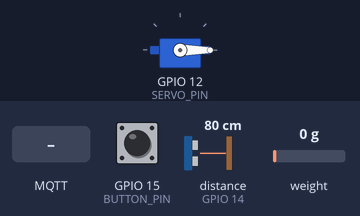
A sketch run on a simulated ESP32. On the bench: servo. Wiring (inferred from the names in the program): ultrasonic range finder: trigger GPIO 13; echo GPIO 14. Inputs (shaded band) come from the test bench; at power-on: GPIO 15 (BUTTON_PIN) HIGH, distance to the obstacle (sensor on GPIO 14) 80 cm, weight on the scale 0 g. The echo pulse lasts 58.3 µs per cm; WiFi joins after 1.5 s; servers stay silent unless stated; network time is answered at once with the bench clock; the local clock reads 2024-03-15 10:24:30 at power-on unless the sketch sets it; no MQTT or app messages arrive unless stated; what the sketch prints to the serial monitor is not drawn.

Above: at 3.7 s.
3.8 s: GPIO 15 (BUTTON_PIN) pulled LOW for 3.2 s
At 4.6 s:
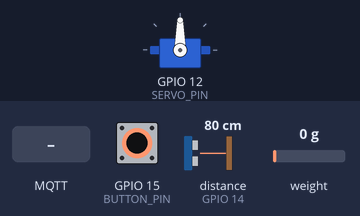
9.3 s: distance to the obstacle (sensor on GPIO 14) set to 2 cm
At 11.1 s:
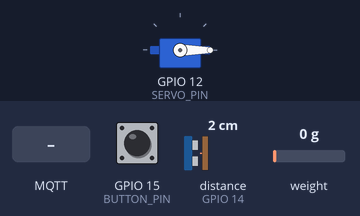
12.3 s: MQTT message "FEED" arrives on the first subscribed topic
At 13.1 s:
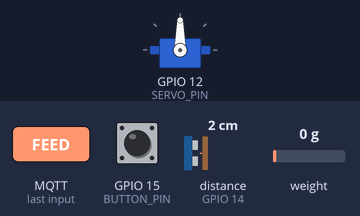
13.8 s: distance to the obstacle (sensor on GPIO 14) set to 9 cm
At 14.9 s:
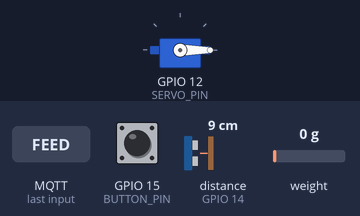
15.3 s: distance to the obstacle (sensor on GPIO 14) set to 4 cm
At 15.9 s:
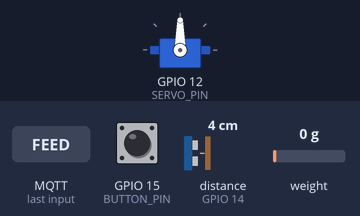
18.3 s: distance to the obstacle (sensor on GPIO 14) set to 8 cm
At 19.4 s:
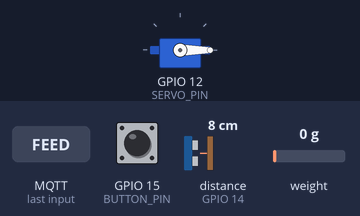
Timing chart, 0 to 20.8 s (numbered marks = the images above; inputs shaded):
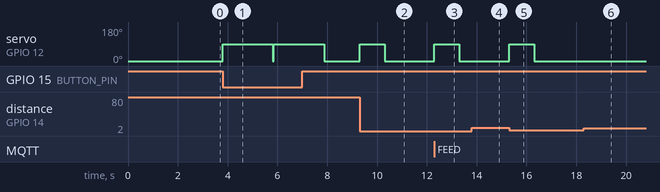

The sketch:

ldpc.ino
```cpp
#include <ESP32Servo.h> // Use ESP32Servo instead of Servo
#include "HX711.h"
#include <WiFi.h>
#include <NTPClient.h>
#include <WiFiUdp.h>
#include <PubSubClient.h> // MQTT library

#define TRIG_PIN 13 // HC-SR04 trigger pin
#define ECHO_PIN 14 // HC-SR04 echo pin
#define BUTTON_PIN 15 // Pin for manual feed button
#define SERVO_PIN 12 // Pin for servo motor
#define DISTANCE_THRESHOLD 5 // Pet detection threshold in cm

HX711 scale; // Initialize the load cell

Servo feederServo;

long duration;
int distance;
const int servoOpenAngle = 90; // Angle to dispense food
const int servoCloseAngle = 0; // Angle to close feeder

// Scheduling variables
int scheduledHour[2] = {9, 18}; // Default scheduled times (9 AM, 6 PM)
int scheduledMinute[2] = {0, 0}; // Default scheduled minutes
bool isScheduledFeed[2] = {false, false}; // Whether to feed at scheduled times

// WiFi and NTP setup for time management
const char* ssid = "Twenty-three";
const char* password = "23232323";

WiFiUDP ntpUDP;
NTPClient timeClient(ntpUDP, "pool.ntp.org", 25200, 60000); // Adjust timezone offset

// Timing variables
unsigned long lastAutoFeedTime = 0;
unsigned long lastPetDetectTime = 0;
unsigned long lastButtonCheckTime = 0;
unsigned long buttonDebounceDelay = 1000; // Debounce delay for button
unsigned long petDetectInterval = 5000;  // Interval to check for pet again
unsigned long autoFeedInterval = 60000;   // Interval to prevent multiple auto-feeds

// MQTT setup
const char* mqttServer = "20.205.20.59"; // Replace with MQTT broker IP
const int mqttPort = 1883;
const char* mqttUser = ""; // Optional for local brokers
const char* mqttPassword = ""; // Optional for local brokers
const char* feedTopic = "petfeeder/manualFeed"; // MQTT topic for manual feed
const char* scheduleTopic = "petfeeder/schedule";

WiFiClient espClient;
PubSubClient client(espClient);

void setup() {
  Serial.begin(115200);

  // Set up pins
  pinMode(TRIG_PIN, OUTPUT);
  pinMode(ECHO_PIN, INPUT);
  pinMode(BUTTON_PIN, INPUT_PULLUP);

  // Set up servo
  feederServo.attach(SERVO_PIN);
  feederServo.write(servoCloseAngle); // Keep feeder closed initially

  // Initialize load cell
  scale.begin(19, 21); // DOUT, SCK pins for HX711
  scale.set_scale(1000.f); // Calibration factor (adjust based on your setup)
  scale.tare(); // Reset the scale

  // Initialize WiFi and NTP
  Serial.print("Connecting to WiFi");
  WiFi.begin(ssid, password);  // Start Wi-Fi
  while (WiFi.status() != WL_CONNECTED) {
    delay(100);
    Serial.print(".");
  }
  Serial.println(" Connected!");

  // Initialize MQTT
  client.setServer(mqttServer, mqttPort);
  client.setCallback(mqttCallback);

  timeClient.begin();
}

// Timing variable for distance printing
unsigned long lastDistancePrintTime = 0; // Last time the distance was printed
const unsigned long distancePrintInterval = 1000; // Interval for printing distance (in milliseconds)

// In your loop function
void loop() {
    if (!client.connected()) {
        reconnectMQTT();
    }
    client.loop();

    unsigned long currentMillis = millis();

    // Reconnect to WiFi if disconnected
    if (WiFi.status() != WL_CONNECTED) {
        Serial.print("Reconnecting to WiFi...");
        WiFi.begin(ssid);
        delay(1000); // Allow some time for reconnection attempt
    }

    timeClient.update();

    int hours = timeClient.getHours();
    int minutes = timeClient.getMinutes();

    // Check for scheduled auto-feed times
    for (int i = 0; i < 2; i++) {
        if (isScheduledFeed[i] && (hours == scheduledHour[i] && minutes == scheduledMinute[i]) &&
            (currentMillis - lastAutoFeedTime >= autoFeedInterval)) {
            autoFeed();
            lastAutoFeedTime = currentMillis; // Reset auto-feed timer
        }
    }

    // Check manual feed button with debounce
    if (digitalRead(BUTTON_PIN) == LOW && (currentMillis - lastButtonCheckTime >= buttonDebounceDelay)) {
        Serial.println("Manual feed activated via button.");
        feedPet();
        lastButtonCheckTime = currentMillis; // Reset button debounce timer
    }

    // Pet detection with HC-SR04, timed with millis()
    if (currentMillis - lastPetDetectTime >= petDetectInterval) {
        digitalWrite(TRIG_PIN, LOW);
        delayMicroseconds(2);
        digitalWrite(TRIG_PIN, HIGH);
        delayMicroseconds(10);
        digitalWrite(TRIG_PIN, LOW);

        duration = pulseIn(ECHO_PIN, HIGH);
        distance = duration * 0.034 / 2;

        // Print the detected distance every second
        /**if (currentMillis - lastDistancePrintTime >= distancePrintInterval) {
            Serial.print("Distance detected: ");
            Serial.print(distance);
            Serial.println(" cm");
            lastDistancePrintTime = currentMillis; // Update last printed time
        } **/

        if (distance > 0 && distance <= DISTANCE_THRESHOLD) {
            Serial.println("Pet detected for auto-feed.");
            feedPet();
            lastPetDetectTime = currentMillis; // Reset pet detection timer
        }
    }
}


void feedPet() {
  feederServo.write(servoOpenAngle); // Open feeder
  unsigned long feedStartTime = millis();
  while (millis() - feedStartTime < 1000) {
    // Perform other tasks or check for interrupts
    delay(10); // Short delay to prevent blocking
  }
  feederServo.write(servoCloseAngle); // Close feeder
}


void autoFeed() {
  Serial.println("Auto-feeding at scheduled time.");
  feedPet();
}

// MQTT callback function to handle incoming messages
void mqttCallback(char* topic, byte* payload, unsigned int length) {
  // Convert payload to string
  String message;
  for (unsigned int i = 0; i < length; i++) {
    message += (char)payload[i];
  }

  // Check if the message is a manual feed command
  if (String(topic) == feedTopic && message == "FEED") {
    Serial.println("Manual feed activated via MQTT.");
    feedPet();
  }

  // Schedule update command
  if (String(topic) == scheduleTopic) {
    // Parse the message to get scheduled times (expected format: "HH,MM;HH,MM")
    int firstCommaIndex = message.indexOf(',');
    int secondCommaIndex = message.indexOf(';');
    int thirdCommaIndex = message.indexOf(',', secondCommaIndex + 1);

    if (firstCommaIndex != -1 && secondCommaIndex != -1 && thirdCommaIndex != -1) {
      scheduledHour[0] = message.substring(0, firstCommaIndex).toInt();
      scheduledMinute[0] = message.substring(firstCommaIndex + 1, secondCommaIndex).toInt();
      scheduledHour[1] = message.substring(secondCommaIndex + 1, thirdCommaIndex).toInt();
      scheduledMinute[1] = message.substring(thirdCommaIndex + 1).toInt();
      isScheduledFeed[0] = true; // Enable the first schedule
      isScheduledFeed[1] = true; // Enable the second schedule
      Serial.printf("Scheduled feeding times updated to %02d:%02d and %02d:%02d\n",
                    scheduledHour[0], scheduledMinute[0], scheduledHour[1], scheduledMinute[1]);
    }
  }
}

// Reconnect to MQTT
void reconnectMQTT() {
  static unsigned long lastAttempt = 0;
  unsigned long now = millis();
  if (now - lastAttempt > 5000) { // Try every 5 seconds
    lastAttempt = now;
    while (!client.connected()) {
      Serial.print("Connecting to MQTT...");
      if (client.connect("ESP32Client", mqttUser, mqttPassword)) {
        Serial.println("connected");
        client.subscribe(feedTopic);
        client.subscribe(scheduleTopic);
      } else {
        Serial.print("failed, rc=");
        Serial.print(client.state());
        delay(2000);
      }
    }
  }
}
```

Measured:
- the behaviour switches between 6 and 7 cm on distance to the obstacle (sensor on GPIO 14) (found by bisection; images 5 and 6)
- after the input at 3.8 s, servo on GPIO 12 (SERVO_PIN): 0° → 90° at once, → 0° 4.1 s later
- after the input at 9.3 s, servo on GPIO 12 (SERVO_PIN): 0° → 90° at once, → 0° 1.0 s later
- after the input at 12.3 s, servo on GPIO 12 (SERVO_PIN): 0° → 90° at once, → 0° 1.0 s later
- after the input at 13.8 s, servo on GPIO 12 (SERVO_PIN): stays 0° (without the input it goes to 90° after 0.50 s)
- after the input at 15.3 s, servo on GPIO 12 (SERVO_PIN): 0° → 90° at once, → 0° 1.0 s later
- after the input at 18.3 s, servo on GPIO 12 (SERVO_PIN): stays 0° (without the input it goes to 90° after 2.0 s)
